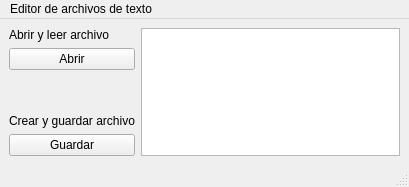
<?xml version="1.0" encoding="UTF-8"?>
<ui version="4.0">
 <class>MainWindow</class>
 <widget class="QMainWindow" name="MainWindow">
  <property name="geometry">
   <rect>
    <x>0</x>
    <y>0</y>
    <width>409</width>
    <height>187</height>
   </rect>
  </property>
  <property name="windowTitle">
   <string>Editor de archivos de texto</string>
  </property>
  <widget class="QWidget" name="centralwidget">
   <layout class="QGridLayout" name="gridLayout">
    <item row="5" column="0">
     <widget class="QPushButton" name="saveButton">
      <property name="text">
       <string>Guardar</string>
      </property>
     </widget>
    </item>
    <item row="4" column="0">
     <widget class="QLabel" name="label_2">
      <property name="text">
       <string>Crear y guardar archivo</string>
      </property>
     </widget>
    </item>
    <item row="0" column="1" rowspan="6">
     <widget class="QTextEdit" name="textEdit"/>
    </item>
    <item row="0" column="0">
     <widget class="QLabel" name="label_3">
      <property name="text">
       <string>Abrir y leer archivo</string>
      </property>
     </widget>
    </item>
    <item row="1" column="0">
     <widget class="QPushButton" name="openButton">
      <property name="text">
       <string>Abrir</string>
      </property>
     </widget>
    </item>
   </layout>
  </widget>
  <widget class="QMenuBar" name="menubar">
   <property name="geometry">
    <rect>
     <x>0</x>
     <y>0</y>
     <width>409</width>
     <height>17</height>
    </rect>
   </property>
   <widget class="QMenu" name="menuEditor_de_archivos_de_texto">
    <property name="title">
     <string>Editor de archivos de texto</string>
    </property>
   </widget>
   <addaction name="menuEditor_de_archivos_de_texto"/>
  </widget>
  <widget class="QStatusBar" name="statusbar"/>
 </widget>
 <resources/>
 <connections/>
</ui>
